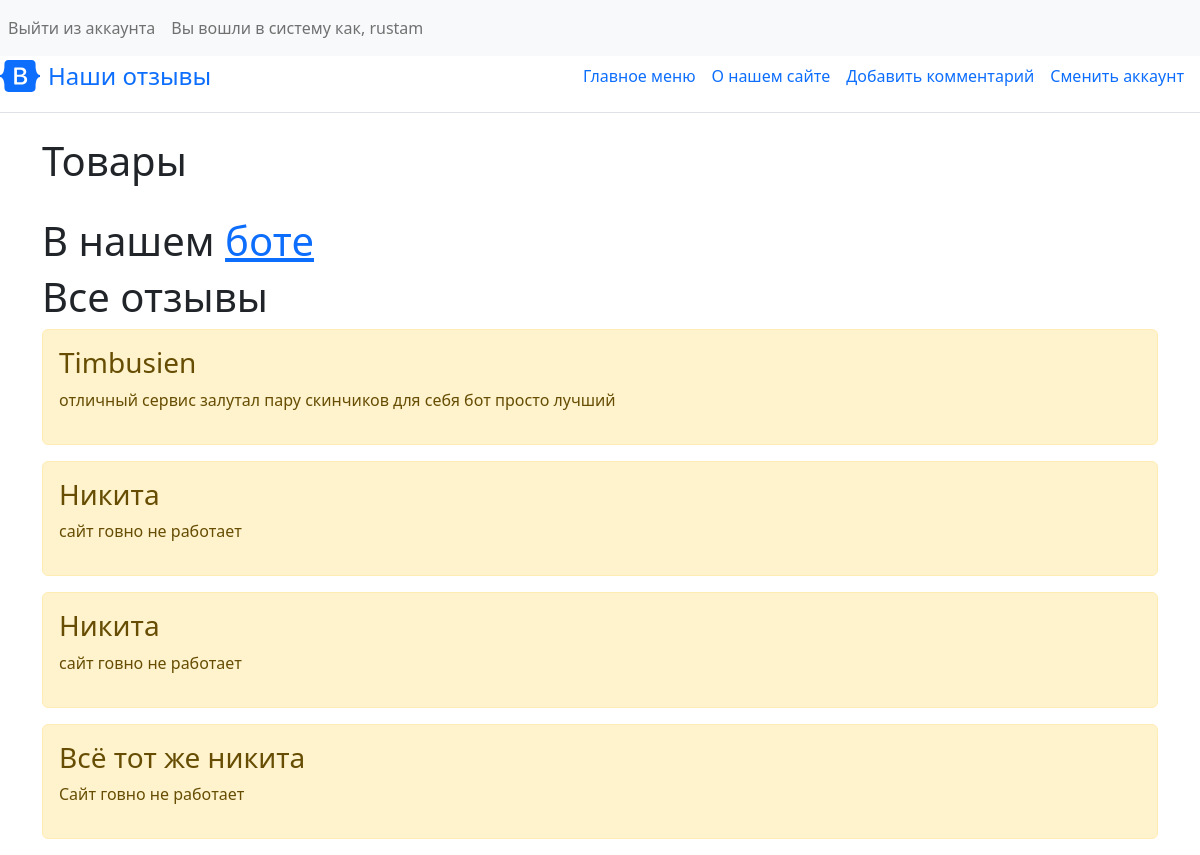
The app's page / (signed in) with its own data.
### item/models.py (models this page shows, shortened)
class Task(models.Model):
    title = models.CharField('Тема', max_length=100)
    task = models.TextField('Содержание')
    class Meta:
        verbose_name = 'Жалобы или поправки'
        verbose_name_plural = 'Содержание жалобы'

### item/views.py (the view)
# urls.py: path('', views.index, name='homepage'),
def index(request):
    task = Task.objects.all()
    return render(request, 'item/index.html', {'title' : 'Главное меню', 'tasks' : task})

### item/templates/item/index.html (shortened to what this page needs)
{% extends 'item/base.html' %}
{% block content %}
    <h1>Товары</h1>
    <h1>В нашем <a href="https://t.me/CounterStrikeCases_bot">боте</a></h1>
    <h1>Все отзывы</h1>
    {% if tasks %}
        {% for el in tasks %}
            <div class="alert alert-warning mt-2">
                <h3>{{ el.title }}</h3>
                <p>{{ el.task }}</p>
            </div>
        {% endfor %}
    {% else %}
        <p>Жалоб и предложений пока нет</p>
    {% endif %}
{% endblock %}

### item/templates/item/base.html (shortened to what this page needs)
<!DOCTYPE html>
<html lang="en">
<head>
    <link rel="stylesheet" href="https://cdn.jsdelivr.net/npm/bootstrap@5.2.3/dist/css/bootstrap.min.css">
</head>
<body>
    <nav class="navbar navbar-expand-lg navbar-blue bg-light">
  <div class="collapse navbar-collapse" id="navbarText">
    <ul class="navbar-nav mr-auto">
      {% if user.is_authenticated %}
      <li class="nav-item">
        <a class="nav-link" href="/logout">Выйти из аккаунта</a>
      </li>
      <li class="nav-item">
        <a class="nav-link" href="#">Вы вошли в систему как, {{user.username}}</a>
      </li>
      {% else %}
      <li class="св nav-item">
        <a class="nav-link" href="/login">Войти</a>
      </li>
      {% endif %}
    </ul>
  </div>
</nav>
    <div class="d-flex flex-column flex-md-row align-items-center pb-3 mb-4 border-bottom">
      <a href="/" class="d-flex align-items-center link-body-emphasis text-decoration-none">
        <span class="fs-4">Наши отзывы</span>
      </a>
      <nav class="d-inline-flex mt-2 mt-md-0 ms-md-auto">
        <a class="me-3 py-2 link-body-emphasis text-decoration-none" href="{% url 'item:homepage' %}">Главное меню</a>
        <a class="me-3 py-2 link-body-emphasis text-decoration-none" href="{% url 'item:about' %}">О нашем сайте</a>
        <a class="me-3 py-2 link-body-emphasis text-decoration-none" href="{% url 'item:create' %}">Добавить комментарий</a>
        <a class="me-3 py-2 link-body-emphasis text-decoration-none" href="{% url 'item:login' %}"> Cменить аккаунт</a>
      </nav>
    </div>
    <div class="container">
        {% block content %}{% endblock %}
    </div>
</body>
</html>

### records on screen
Task: title "Timbusien", task "отличный сервис залутал пару скинчиков для себя бот просто лучший"
Task: title "Никита", task "сайт говно не работает"
Task: title "Никита", task "сайт говно не работает"
Task: title "Всё тот же никита", task "Сайт говно не работает"

### other values on screen
{{ user.username }} "rustam"
